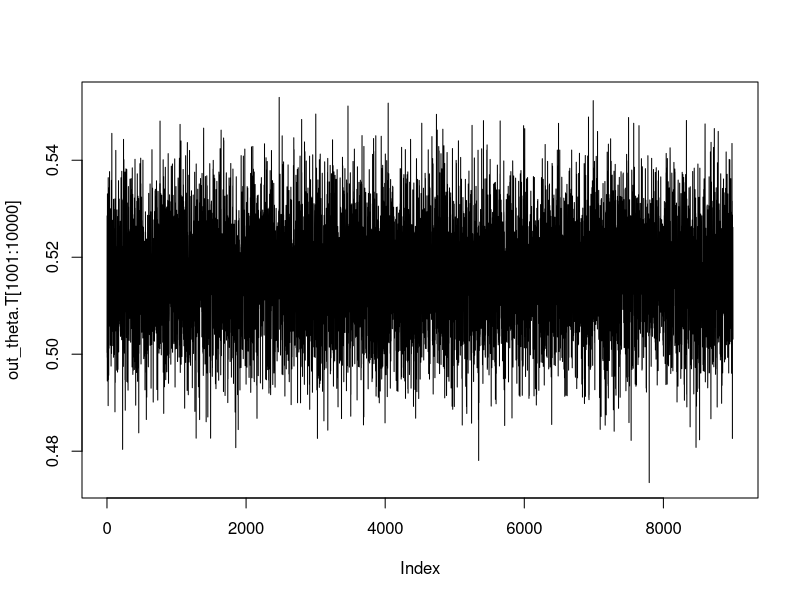
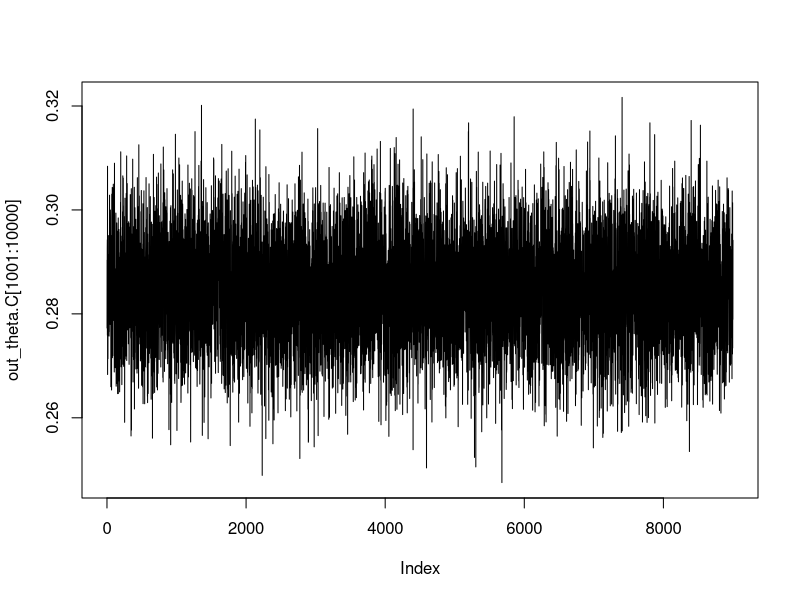
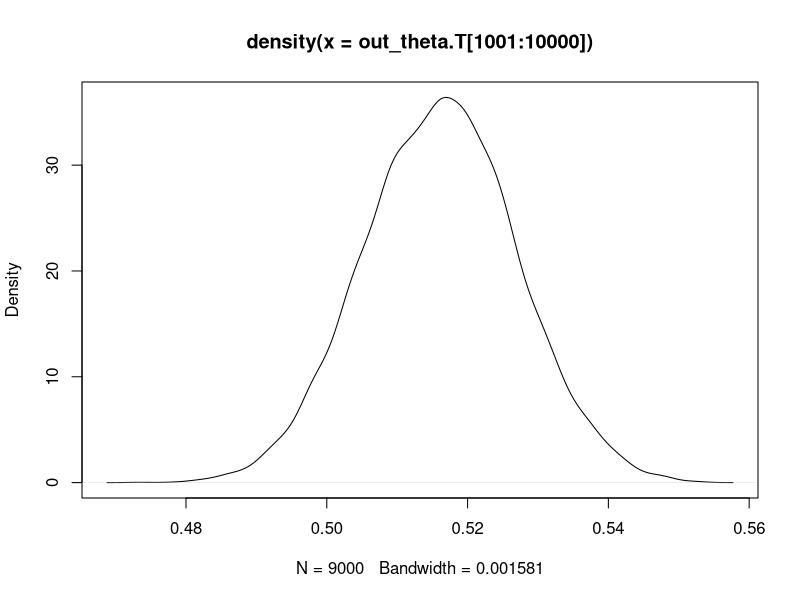
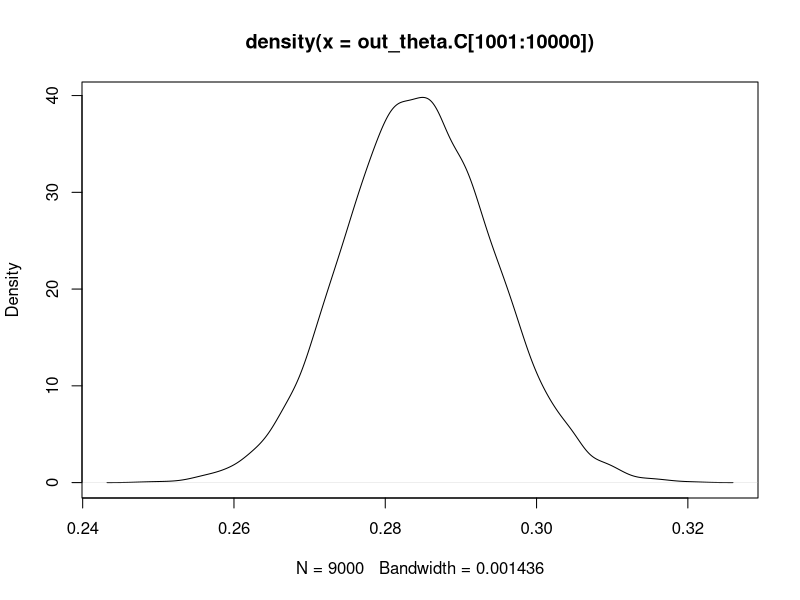

These figures' R source, in order:
#Loading data
nT  = c(63, 75, 61, 71, 68, 86, 76, 75, 69, 63, 67, 80, 70, 68, 57, 
        68, 69, 86, 64, 75, 60, 63, 70, 77, 78, 67, 70, 73, 72, 69)

xT = c(46, 16, 43, 37, 38, 27, 68, 61, 22, 58, 25, 16, 35, 15, 36, 
       25, 39, 61, 37, 35, 33, 18, 22, 66, 13, 56, 49, 38, 53, 1)

nC = c(63, 75, 61, 71, 68, 86, 76, 75, 69, 63, 67, 80, 70, 68, 57, 
       68, 69, 86, 64, 75, 60, 63, 70, 77, 78, 67, 70, 73, 72, 69)

xC = c(51, 12, 30, 22, 5, 26, 33, 68, 0, 8, 57, 21, 69, 23, 0, 6, 
       1, 4, 59, 4, 2, 5, 1, 1, 16, 6, 15, 42, 0, 13)

#Computing sums
sum.nT = sum(nT)
sum.xT = sum(xT)
sum.nC = sum(nC)
sum.xC = sum(xC)

#Initialising sampling
Niter = 10000
theta.T_init = 0.5
theta.C_init = 0.5
out_theta.T = matrix(nrow = Niter,ncol = 1)
out_theta.C = matrix(nrow = Niter,ncol = 1)
theta.T = theta.T_init
theta.C = theta.C_init

#Sampling from posterior distributions
for (iter in 1:Niter){
out_theta.T[iter] = theta.T
out_theta.C[iter] = theta.C

theta.T = rbeta(1, 0.5+sum.xT, 0.5+sum.nT-sum.xT)
theta.C = rbeta(1, 0.5+sum.xC, 0.5+sum.nC-sum.xC)
}

#Plotting sample trace (history output in WinBUGS)
plot(out_theta.T[1001:10000],type="l")
plot(out_theta.C[1001:10000],type="l")

#Plotting posterior sample density (density output in WinBUGS)
plot(density(out_theta.T[1001:10000]))
plot(density(out_theta.C[1001:10000]))

#Checking estimates and credible intervals (statistics output in WinBUGS)
summary(out_theta.T[1001:10000])
summary(out_theta.C[1001:10000])
quantile(out_theta.T[1001:10000], probs = c(0.025, 0.975))
quantile(out_theta.C[1001:10000], probs = c(0.025, 0.975))